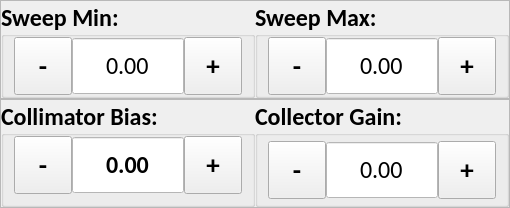
          <widget class="QWidget" name="hyper_energy_analyzer_2">
           <layout class="QVBoxLayout" name="verticalLayout_4">
            <property name="spacing">
             <number>0</number>
            </property>
            <property name="leftMargin">
             <number>0</number>
            </property>
            <property name="topMargin">
             <number>0</number>
            </property>
            <property name="rightMargin">
             <number>0</number>
            </property>
            <property name="bottomMargin">
             <number>0</number>
            </property>
            <item>
             <widget class="QFrame" name="frame_38">
              <property name="frameShape">
               <enum>QFrame::StyledPanel</enum>
              </property>
              <property name="frameShadow">
               <enum>QFrame::Raised</enum>
              </property>
              <layout class="QHBoxLayout" name="horizontalLayout_79">
               <property name="spacing">
                <number>0</number>
               </property>
               <property name="leftMargin">
                <number>0</number>
               </property>
               <property name="topMargin">
                <number>0</number>
               </property>
               <property name="rightMargin">
                <number>0</number>
               </property>
               <property name="bottomMargin">
                <number>0</number>
               </property>
               <item>
                <widget class="QGroupBox" name="hea_sweep_min_gb">
                 <property name="font">
                  <font>
                   <family>Calibri</family>
                   <pointsize>18</pointsize>
                   <weight>75</weight>
                   <bold>true</bold>
                  </font>
                 </property>
                 <property name="styleSheet">
                  <string notr="true"/>
                 </property>
                 <property name="title">
                  <string>Sweep Min:</string>
                 </property>
                 <property name="alignment">
                  <set>Qt::AlignLeading|Qt::AlignLeft|Qt::AlignVCenter</set>
                 </property>
                 <layout class="QHBoxLayout" name="horizontalLayout_80">
                  <property name="spacing">
                   <number>0</number>
                  </property>
                  <property name="leftMargin">
                   <number>10</number>
                  </property>
                  <property name="topMargin">
                   <number>0</number>
                  </property>
                  <property name="rightMargin">
                   <number>10</number>
                  </property>
                  <property name="bottomMargin">
                   <number>0</number>
                  </property>
                  <item>
                   <widget class="QToolButton" name="hea_sweep_min_minus">
                    <property name="minimumSize">
                     <size>
                      <width>58</width>
                      <height>58</height>
                     </size>
                    </property>
                    <property name="maximumSize">
                     <size>
                      <width>58</width>
                      <height>58</height>
                     </size>
                    </property>
                    <property name="font">
                     <font>
                      <pointsize>20</pointsize>
                      <weight>75</weight>
                      <bold>true</bold>
                     </font>
                    </property>
                    <property name="text">
                     <string>-</string>
                    </property>
                   </widget>
                  </item>
                  <item>
                   <widget class="QDoubleSpinBox" name="hea_sweep_min_input">
                    <property name="minimumSize">
                     <size>
                      <width>0</width>
                      <height>58</height>
                     </size>
                    </property>
                    <property name="maximumSize">
                     <size>
                      <width>1000</width>
                      <height>58</height>
                     </size>
                    </property>
                    <property name="font">
                     <font>
                      <family>Calibri</family>
                      <pointsize>18</pointsize>
                      <weight>50</weight>
                      <bold>false</bold>
                     </font>
                    </property>
                    <property name="focusPolicy">
                     <enum>Qt::NoFocus</enum>
                    </property>
                    <property name="layoutDirection">
                     <enum>Qt::LeftToRight</enum>
                    </property>
                    <property name="styleSheet">
                     <string notr="true">QDoubleSpinBox {
	background-color: #FFFFFF;
}</string>
                    </property>
                    <property name="alignment">
                     <set>Qt::AlignCenter</set>
                    </property>
                    <property name="readOnly">
                     <bool>true</bool>
                    </property>
                    <property name="buttonSymbols">
                     <enum>QAbstractSpinBox::NoButtons</enum>
                    </property>
                    <property name="correctionMode">
                     <enum>QAbstractSpinBox::CorrectToPreviousValue</enum>
                    </property>
                    <property name="showGroupSeparator" stdset="0">
                     <bool>false</bool>
                    </property>
                    <property name="decimals">
                     <number>2</number>
                    </property>
                    <property name="minimum">
                     <double>-10000.000000000000000</double>
                    </property>
                    <property name="maximum">
                     <double>10000.000000000000000</double>
                    </property>
                   </widget>
                  </item>
                  <item>
                   <widget class="QToolButton" name="hea_sweep_min_plus">
                    <property name="minimumSize">
                     <size>
                      <width>58</width>
                      <height>58</height>
                     </size>
                    </property>
                    <property name="maximumSize">
                     <size>
                      <width>16777215</width>
                      <height>58</height>
                     </size>
                    </property>
                    <property name="font">
                     <font>
                      <pointsize>20</pointsize>
                      <weight>75</weight>
                      <bold>true</bold>
                     </font>
                    </property>
                    <property name="focusPolicy">
                     <enum>Qt::NoFocus</enum>
                    </property>
                    <property name="text">
                     <string>+</string>
                    </property>
                   </widget>
                  </item>
                 </layout>
                </widget>
               </item>
               <item>
                <widget class="QGroupBox" name="hea_sweep_max_gb">
                 <property name="font">
                  <font>
                   <family>Calibri</family>
                   <pointsize>18</pointsize>
                   <weight>75</weight>
                   <bold>true</bold>
                  </font>
                 </property>
                 <property name="styleSheet">
                  <string notr="true"/>
                 </property>
                 <property name="title">
                  <string>Sweep Max:</string>
                 </property>
                 <property name="alignment">
                  <set>Qt::AlignLeading|Qt::AlignLeft|Qt::AlignVCenter</set>
                 </property>
                 <layout class="QHBoxLayout" name="horizontalLayout_81">
                  <property name="spacing">
                   <number>0</number>
                  </property>
                  <property name="leftMargin">
                   <number>10</number>
                  </property>
                  <property name="topMargin">
                   <number>0</number>
                  </property>
                  <property name="rightMargin">
                   <number>10</number>
                  </property>
                  <property name="bottomMargin">
                   <number>0</number>
                  </property>
                  <item>
                   <widget class="QToolButton" name="hea_sweep_max_minus">
                    <property name="minimumSize">
                     <size>
                      <width>58</width>
                      <height>58</height>
                     </size>
                    </property>
                    <property name="maximumSize">
                     <size>
                      <width>58</width>
                      <height>58</height>
                     </size>
                    </property>
                    <property name="font">
                     <font>
                      <pointsize>20</pointsize>
                      <weight>75</weight>
                      <bold>true</bold>
                     </font>
                    </property>
                    <property name="text">
                     <string>-</string>
                    </property>
                   </widget>
                  </item>
                  <item>
                   <widget class="QDoubleSpinBox" name="hea_sweep_max_input">
                    <property name="minimumSize">
                     <size>
                      <width>0</width>
                      <height>58</height>
                     </size>
                    </property>
                    <property name="maximumSize">
                     <size>
                      <width>1000</width>
                      <height>58</height>
                     </size>
                    </property>
                    <property name="font">
                     <font>
                      <family>Calibri</family>
                      <pointsize>18</pointsize>
                      <weight>50</weight>
                      <bold>false</bold>
                     </font>
                    </property>
                    <property name="focusPolicy">
                     <enum>Qt::NoFocus</enum>
                    </property>
                    <property name="layoutDirection">
                     <enum>Qt::LeftToRight</enum>
                    </property>
                    <property name="styleSheet">
                     <string notr="true">QDoubleSpinBox {
	background-color: #FFFFFF;
}</string>
                    </property>
                    <property name="alignment">
                     <set>Qt::AlignCenter</set>
                    </property>
                    <property name="readOnly">
                     <bool>true</bool>
                    </property>
                    <property name="buttonSymbols">
                     <enum>QAbstractSpinBox::NoButtons</enum>
                    </property>
                    <property name="correctionMode">
                     <enum>QAbstractSpinBox::CorrectToPreviousValue</enum>
                    </property>
                    <property name="showGroupSeparator" stdset="0">
                     <bool>false</bool>
                    </property>
                    <property name="decimals">
                     <number>2</number>
                    </property>
                    <property name="minimum">
                     <double>-10000.000000000000000</double>
                    </property>
                    <property name="maximum">
                     <double>10000.000000000000000</double>
                    </property>
                   </widget>
                  </item>
                  <item>
                   <widget class="QToolButton" name="hea_sweep_max_plus">
                    <property name="minimumSize">
                     <size>
                      <width>58</width>
                      <height>58</height>
                     </size>
                    </property>
                    <property name="maximumSize">
                     <size>
                      <width>16777215</width>
                      <height>58</height>
                     </size>
                    </property>
                    <property name="font">
                     <font>
                      <pointsize>20</pointsize>
                      <weight>75</weight>
                      <bold>true</bold>
                     </font>
                    </property>
                    <property name="focusPolicy">
                     <enum>Qt::NoFocus</enum>
                    </property>
                    <property name="text">
                     <string>+</string>
                    </property>
                   </widget>
                  </item>
                 </layout>
                </widget>
               </item>
              </layout>
             </widget>
            </item>
            <item>
             <widget class="QFrame" name="frame">
              <property name="frameShape">
               <enum>QFrame::StyledPanel</enum>
              </property>
              <property name="frameShadow">
               <enum>QFrame::Raised</enum>
              </property>
              <layout class="QHBoxLayout" name="horizontalLayout_3">
               <property name="spacing">
                <number>0</number>
               </property>
               <property name="leftMargin">
                <number>0</number>
               </property>
               <property name="topMargin">
                <number>0</number>
               </property>
               <property name="rightMargin">
                <number>0</number>
               </property>
               <property name="bottomMargin">
                <number>0</number>
               </property>
               <item>
                <widget class="QGroupBox" name="hea_collimator_cup_gb">
                 <property name="font">
                  <font>
                   <family>Calibri</family>
                   <pointsize>18</pointsize>
                   <weight>75</weight>
                   <bold>true</bold>
                  </font>
                 </property>
                 <property name="styleSheet">
                  <string notr="true"/>
                 </property>
                 <property name="title">
                  <string>Collimator Bias:</string>
                 </property>
                 <property name="alignment">
                  <set>Qt::AlignLeading|Qt::AlignLeft|Qt::AlignVCenter</set>
                 </property>
                 <layout class="QHBoxLayout" name="horizontalLayout_82">
                  <property name="spacing">
                   <number>0</number>
                  </property>
                  <property name="leftMargin">
                   <number>10</number>
                  </property>
                  <property name="topMargin">
                   <number>0</number>
                  </property>
                  <property name="rightMargin">
                   <number>10</number>
                  </property>
                  <property name="bottomMargin">
                   <number>10</number>
                  </property>
                  <item>
                   <widget class="QToolButton" name="hea_collimator_cup_minus">
                    <property name="minimumSize">
                     <size>
                      <width>58</width>
                      <height>58</height>
                     </size>
                    </property>
                    <property name="maximumSize">
                     <size>
                      <width>58</width>
                      <height>58</height>
                     </size>
                    </property>
                    <property name="font">
                     <font>
                      <pointsize>20</pointsize>
                      <weight>75</weight>
                      <bold>true</bold>
                     </font>
                    </property>
                    <property name="text">
                     <string>-</string>
                    </property>
                   </widget>
                  </item>
                  <item>
                   <widget class="QDoubleSpinBox" name="hea_collimator_cup_input">
                    <property name="minimumSize">
                     <size>
                      <width>0</width>
                      <height>58</height>
                     </size>
                    </property>
                    <property name="maximumSize">
                     <size>
                      <width>1000</width>
                      <height>58</height>
                     </size>
                    </property>
                    <property name="font">
                     <font>
                      <family>Calibri</family>
                      <pointsize>18</pointsize>
                     </font>
                    </property>
                    <property name="focusPolicy">
                     <enum>Qt::NoFocus</enum>
                    </property>
                    <property name="layoutDirection">
                     <enum>Qt::LeftToRight</enum>
                    </property>
                    <property name="styleSheet">
                     <string notr="true">QDoubleSpinBox {
	background-color: #FFFFFF;
}</string>
                    </property>
                    <property name="alignment">
                     <set>Qt::AlignCenter</set>
                    </property>
                    <property name="readOnly">
                     <bool>true</bool>
                    </property>
                    <property name="buttonSymbols">
                     <enum>QAbstractSpinBox::NoButtons</enum>
                    </property>
                    <property name="correctionMode">
                     <enum>QAbstractSpinBox::CorrectToPreviousValue</enum>
                    </property>
                    <property name="showGroupSeparator" stdset="0">
                     <bool>false</bool>
                    </property>
                    <property name="decimals">
                     <number>2</number>
                    </property>
                    <property name="minimum">
                     <double>-10000.000000000000000</double>
                    </property>
                    <property name="maximum">
                     <double>10000.000000000000000</double>
                    </property>
                   </widget>
                  </item>
                  <item>
                   <widget class="QToolButton" name="hea_collimator_cup_plus">
                    <property name="minimumSize">
                     <size>
                      <width>58</width>
                      <height>58</height>
                     </size>
                    </property>
                    <property name="maximumSize">
                     <size>
                      <width>16777215</width>
                      <height>58</height>
                     </size>
                    </property>
                    <property name="font">
                     <font>
                      <pointsize>20</pointsize>
                      <weight>75</weight>
                      <bold>true</bold>
                     </font>
                    </property>
                    <property name="focusPolicy">
                     <enum>Qt::NoFocus</enum>
                    </property>
                    <property name="text">
                     <string>+</string>
                    </property>
                   </widget>
                  </item>
                 </layout>
                </widget>
               </item>
               <item>
                <widget class="QGroupBox" name="hea_collect_gain_gb">
                 <property name="font">
                  <font>
                   <family>Calibri</family>
                   <pointsize>18</pointsize>
                   <weight>75</weight>
                   <bold>true</bold>
                  </font>
                 </property>
                 <property name="styleSheet">
                  <string notr="true"/>
                 </property>
                 <property name="title">
                  <string>Collector Gain:</string>
                 </property>
                 <property name="alignment">
                  <set>Qt::AlignLeading|Qt::AlignLeft|Qt::AlignVCenter</set>
                 </property>
                 <layout class="QHBoxLayout" name="horizontalLayout_83">
                  <property name="spacing">
                   <number>0</number>
                  </property>
                  <property name="leftMargin">
                   <number>10</number>
                  </property>
                  <property name="topMargin">
                   <number>0</number>
                  </property>
                  <property name="rightMargin">
                   <number>10</number>
                  </property>
                  <property name="bottomMargin">
                   <number>0</number>
                  </property>
                  <item>
                   <widget class="QToolButton" name="hea_collect_gain_minus">
                    <property name="minimumSize">
                     <size>
                      <width>58</width>
                      <height>58</height>
                     </size>
                    </property>
                    <property name="maximumSize">
                     <size>
                      <width>58</width>
                      <height>58</height>
                     </size>
                    </property>
                    <property name="font">
                     <font>
                      <pointsize>20</pointsize>
                      <weight>75</weight>
                      <bold>true</bold>
                     </font>
                    </property>
                    <property name="text">
                     <string>-</string>
                    </property>
                   </widget>
                  </item>
                  <item>
                   <widget class="QDoubleSpinBox" name="hea_collect_gain_input">
                    <property name="minimumSize">
                     <size>
                      <width>0</width>
                      <height>58</height>
                     </size>
                    </property>
                    <property name="maximumSize">
                     <size>
                      <width>1000</width>
                      <height>58</height>
                     </size>
                    </property>
                    <property name="font">
                     <font>
                      <family>Calibri</family>
                      <pointsize>18</pointsize>
                      <weight>50</weight>
                      <bold>false</bold>
                     </font>
                    </property>
                    <property name="focusPolicy">
                     <enum>Qt::NoFocus</enum>
                    </property>
                    <property name="layoutDirection">
                     <enum>Qt::LeftToRight</enum>
                    </property>
                    <property name="styleSheet">
                     <string notr="true">QDoubleSpinBox {
	background-color: #FFFFFF;
}</string>
                    </property>
                    <property name="alignment">
                     <set>Qt::AlignCenter</set>
                    </property>
                    <property name="readOnly">
                     <bool>true</bool>
                    </property>
                    <property name="buttonSymbols">
                     <enum>QAbstractSpinBox::NoButtons</enum>
                    </property>
                    <property name="correctionMode">
                     <enum>QAbstractSpinBox::CorrectToPreviousValue</enum>
                    </property>
                    <property name="showGroupSeparator" stdset="0">
                     <bool>false</bool>
                    </property>
                    <property name="decimals">
                     <number>2</number>
                    </property>
                    <property name="minimum">
                     <double>-10000.000000000000000</double>
                    </property>
                    <property name="maximum">
                     <double>10000.000000000000000</double>
                    </property>
                   </widget>
                  </item>
                  <item>
                   <widget class="QToolButton" name="hea_collect_gain_plus">
                    <property name="minimumSize">
                     <size>
                      <width>58</width>
                      <height>58</height>
                     </size>
                    </property>
                    <property name="maximumSize">
                     <size>
                      <width>16777215</width>
                      <height>58</height>
                     </size>
                    </property>
                    <property name="font">
                     <font>
                      <pointsize>20</pointsize>
                      <weight>75</weight>
                      <bold>true</bold>
                     </font>
                    </property>
                    <property name="focusPolicy">
                     <enum>Qt::NoFocus</enum>
                    </property>
                    <property name="text">
                     <string>+</string>
                    </property>
                   </widget>
                  </item>
                 </layout>
                </widget>
               </item>
              </layout>
             </widget>
            </item>
           </layout>
          </widget>
